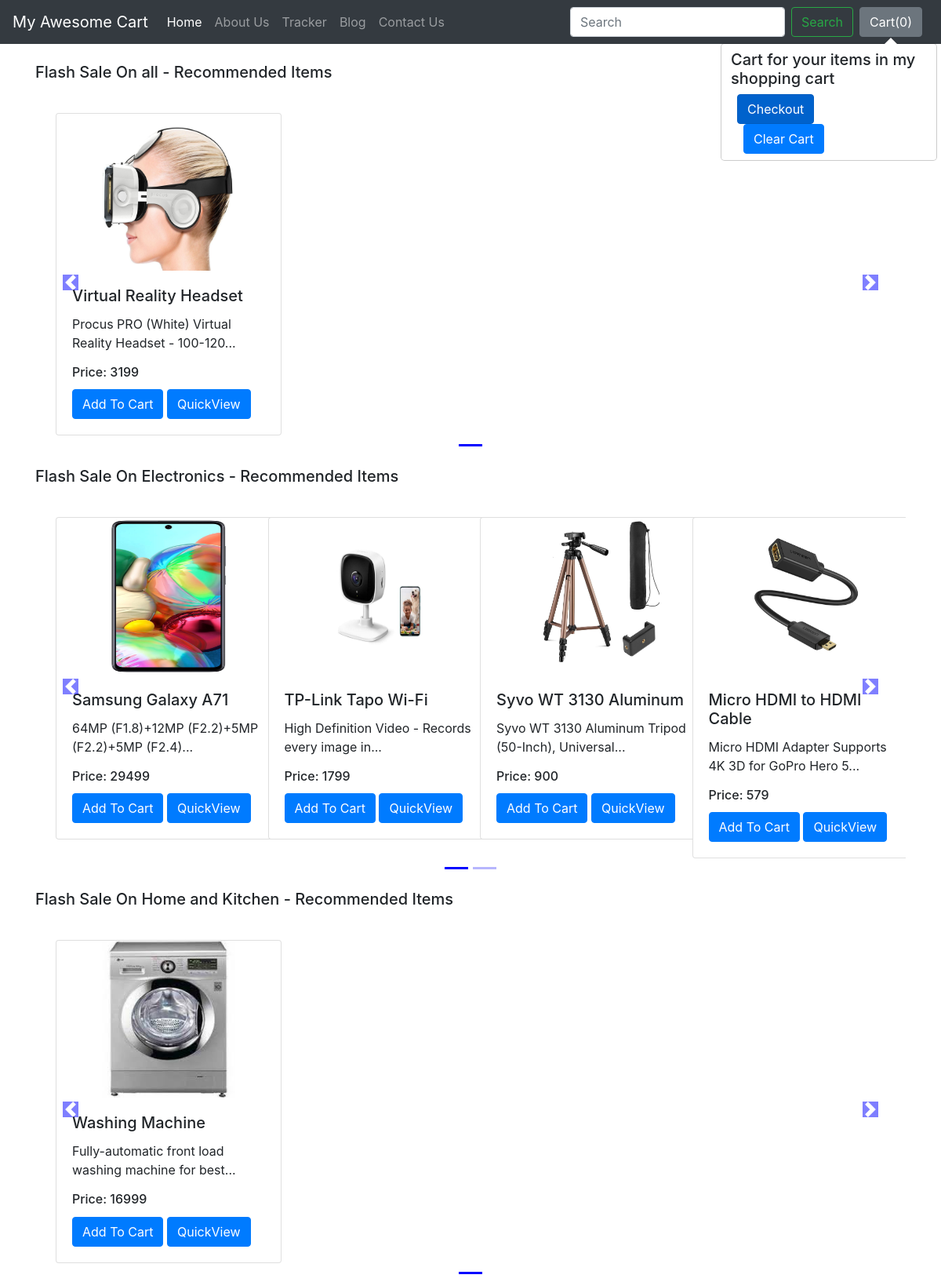
The app's page /shop/ with its own data.
### shop/models.py (models this page shows, shortened)
class Product(models.Model):
    product_id = models.AutoField
    product_name = models.CharField(max_length=50)
    category = models.CharField(max_length=50, default="")
    sub_category = models.CharField(max_length=50, default="")
    price = models.IntegerField(default=0)
    desc = models.CharField(max_length=300)
    pub_date = models.DateField()
    image = models.ImageField(upload_to="shop/images", default="")

### shop/views.py (the view)
# urls.py: path("", views.index, name="blogHome"),
def index(request):
    allProds = []
    catprods = Product.objects.values('category', 'id')
    cats = {item['category'] for item in catprods}
    for cat in cats:
        prod = Product.objects.filter(category=cat)
        n = len(prod)
        nSlides = n // 4 + ceil((n / 4) - (n // 4))
        allProds.append([prod, range(1, nSlides), nSlides])
    params = {'allProds': allProds}
    return render(request, 'shop/index.html', params)

### shop/templates/shop/index.html (shortened to what this page needs)
{% extends 'shop/basic.html' %}
{% block body %}
{% load static %}
<div class="container">
  {% for product, range, nSlides in allProds %}
  <h5 class="my-4">Flash Sale On {{product.0.category}} - Recommended Items</h5>
  <div class="row">
    <div id="demo{{forloop.counter}}" class="col carousel slide my-3" data-ride="carousel">
      <ul class="carousel-indicators">
        <li data-target="#demo{{forloop.counter}}" data-slide-to="0" class="active"></li>
        {% for i in range %}
        <li data-target="#demo{{forloop.parentloop.counter}}" data-slide-to="{{i}}"></li>
        {% endfor %}
      </ul>
      <div class="container carousel-inner no-padding">
        <div class="carousel-item active">
          {% for i in product %}
          <div class="col-xs-3 col-sm-3 col-md-3">
            <div class="card align-items-center" style="width: 18rem;">
              <img src='/media/{{i.image}}' class="card-img-top" alt="...">
              <div class="card-body">
                <h5 class="card-title" id="namepr{{i.id}}">{{i.product_name}}</h5>
                <p class="card-text">{{i.desc|slice:"0:53"}}...</p>
                <h6 class="card-title" >Price: <span id="pricepr{{i.id}}">{{i.price}}</span></h6>
                <span id="divpr{{i.id}}" class="divpr">
                  <button id="pr{{i.id}}" class="btn btn-primary cart">Add To Cart</button>
                </span>
                <a href="/shop/products/{{i.id}}"><button id="qv{{i.id}}"
                    class="btn btn-primary cart">QuickView</button></a>
              </div>
            </div>
          </div>
          {% if forloop.counter|divisibleby:4 and forloop.counter > 0 and not forloop.last %}
        </div>
        <div class="carousel-item">
          {% endif %}
          {% endfor %}
        </div>
      </div>
    </div>
    <a class="carousel-control-prev" href="#demo{{forloop.counter}}" data-slide="prev">
      <span class="carousel-control-prev-icon"></span>
    </a>
    <a class="carousel-control-next" href="#demo{{forloop.counter}}" data-slide="next">
      <span class="carousel-control-next-icon"></span>
    </a>
  </div>
  {% endfor %}
</div>
{% endblock %}

### shop/templates/shop/basic.html (shortened to what this page needs)
<!doctype html>
<html lang="en">
<head>
  <link rel="stylesheet" href="https://cdn.jsdelivr.net/npm/bootstrap@4.5.3/dist/css/bootstrap.min.css"
>
</head>
<body>
  <nav class="navbar navbar-expand-lg navbar-dark bg-dark">
    <a class="navbar-brand" href="/shop">My Awesome Cart</a>
    <div class="collapse navbar-collapse" id="navbarSupportedContent">
      <ul class="navbar-nav mr-auto">
        <li class="nav-item active">
          <a class="nav-link" href="/shop">Home <span class="sr-only">(current)</span></a>
        </li>
        <li class="nav-item">
          <a class="nav-link" href="/shop/about">About Us </a>
        </li>
        <li class="nav-item">
          <a class="nav-link" href="/shop/tracker">Tracker </a>
        </li>
        <li class="nav-item">
          <a class="nav-link" href="/blog">Blog </a>
        </li>
        <li class="nav-item">
          <a class="nav-link" href="/shop/contact">Contact Us </a>
        </li>
      </ul>
      <form method="get" action="/shop/search" class="form-inline my-2 my-lg-0">
        <input class="form-control mr-sm-2" name="search" id="search" type="search" placeholder="Search" aria-label="Search">
        <button class="btn btn-outline-success my-2 my-sm-0"  type="submit">Search</button>
      </form>
      <button type="button" class="btn btn-secondary mx-2" id="popcart" data-container="body" data-toggle="popover"
        data-placement="bottom" data-content="Vivamus
sagittis lacus vel augue laoreet rutrum faucibus." data-html="true">
        Cart(<span id="cart">0</span>)
      </button>
    </div>
  </nav>
  {% block body %} {% endblock %}
</body>
</html>

### records on screen
Product: category "all", image (picture), product_name "Virtual Reality Headset", desc "Procus PRO (White) Virtual Reality Headset - 100-120", price "3199"
Product: category "Electronics", image (picture), product_name "Samsung Galaxy A71", desc "64MP (F1.8)+12MP (F2.2)+5MP (F2.2)+5MP (F2.4)", price "29499"
Product: image (picture), product_name "TP-Link Tapo Wi-Fi", desc "High Definition Video - Records every image in", price "1799"
Product: image (picture), product_name "Syvo WT 3130 Aluminum", desc "Syvo WT 3130 Aluminum Tripod (50-Inch), Universal", price "900"
Product: image (picture), product_name "Micro HDMI to HDMI Cable", desc "Micro HDMI Adapter Supports 4K 3D for GoPro Hero 5", price "579"
Product: category "Home and Kitchen", image (picture), product_name "Washing Machine", desc "Fully-automatic front load washing machine for best", price "16999"
